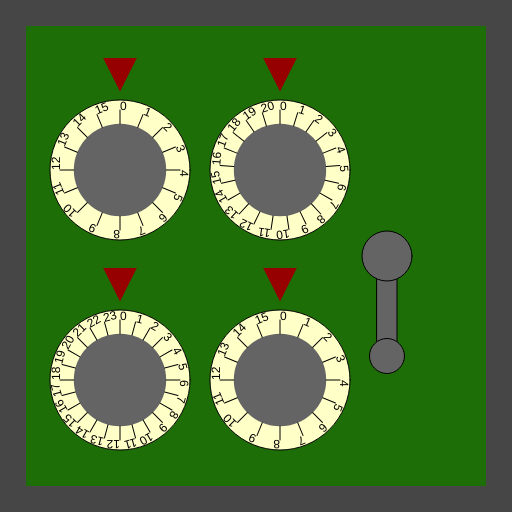
Frame 1 (no input)
Frame 60 (no input): identical to frame 1, image omitted
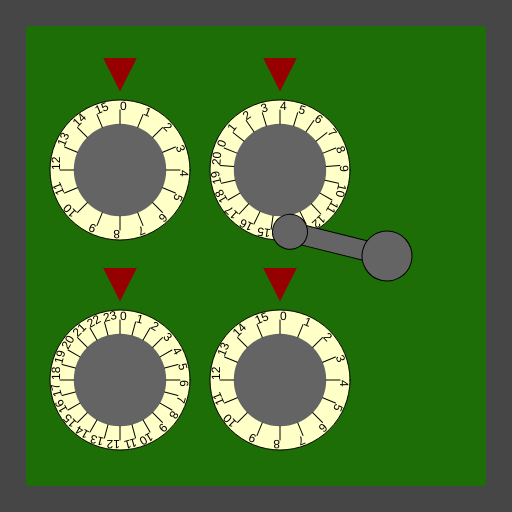
Frame 120 (the mouse pressed at the canvas centre since frame 60)

The p5.js sketch that drew these frames (run headless with seeded random() and noise() and a simulated clock; from frame 60 on, the mouse is pressed at the canvas centre):

// p5.js sketch
// ── sketch.js
/*

Officer: 9645752
CaseNum: 303-2-60962088-9645752

Case 303 - The Case of the Crooked Attorney
Stage 3 - The Gates Bank

I’ve made an appointment for you at the Gates Bank to retrieve your safe deposit box from the vault.
Actually you will break into Torvalds’ one.

Crack the safe by doing the following:

	When the mouse button is released:
	- Make secure_safe_key_a equal to the value of mouseY
	- Use the 'max' function to prevent secure_safe_key_a from falling below 2

	Whilst the mouse is being dragged:
	- Decrement secure_safe_key_b by 3
	- Use the 'max' function to prevent secure_safe_key_b from falling below 2

	When the mouse button is pressed:
	- Make secure_safe_key_c equal to the value of mouseY
	- Use the 'max' function to prevent secure_safe_key_c from falling below 4

	When any key is pressed:
	- Increment secure_safe_key_d by 3
	- Use the 'min' function to prevent secure_safe_key_d from going above 11

	When the mouse button is pressed:
	- Make secure_safe_key_e equal to the value of mouseX
	- Use the 'max' function to prevent secure_safe_key_e from falling below 17



This time you'll need to create the relevant event handlers yourself.

There are many possible ways of investigating this case, but you
should use ONLY the following commands:

	- The assignment operator aka. the equals sign !
	- mouseX, mouseY
	- Incrementing +=
	- Decrementing -=
	- min, max
	- constrain

*/

//declare the variables

var secure_safe_key_a;
var secure_safe_key_b;
var secure_safe_key_c;
var secure_safe_key_d;
var secure_safe_key_e;


function preload()
{
	//IMAGES WILL BE LOADED HERE

}

function setup()
{
	createCanvas(512,512);

	//initialise the variables
	secure_safe_key_a = 0;
	secure_safe_key_b = 0;
	secure_safe_key_c = 0;
	secure_safe_key_d = 0;
	secure_safe_key_e = 0;

}

///////////////////EVENT HANDLERS///////////////////

//Create event handlers here to open the safe ...



/*	When the mouse button is released:
	- Make secure_safe_key_a equal to the value of mouseY
	- Use the 'max' function to prevent secure_safe_key_a from falling below 2 */

function mouseReleased()
{
	console.log("mouseReleased", mouseX, mouseY);
    secure_safe_key_a = mouseY;
    secure_safe_key_a = max(secure_safe_key_a, 2);


}
/* Whilst the mouse is being dragged:
	- Decrement secure_safe_key_b by 3
	- Use the 'max' function to prevent secure_safe_key_b from falling below 2 */
function mouseDragged()
{
	console.log("mouseDragged", mouseX, mouseY);
    secure_safe_key_b -= 3;
    secure_safe_key_b = max(secure_safe_key_b, 2);

}


/*	When the mouse button is pressed:
	- Make secure_safe_key_c equal to the value of mouseY
	- Use the 'max' function to prevent secure_safe_key_c from falling below 4 */

/*
	When the mouse button is pressed:
	- Make secure_safe_key_e equal to the value of mouseX
	- Use the 'max' function to prevent secure_safe_key_e from falling below 17 */

function mousePressed()
{
	console.log("mousePressed", mouseX, mouseY);
    secure_safe_key_c = mouseY;
    secure_safe_key_c = max(secure_safe_key_c, 4);
    secure_safe_key_e = mouseX;
    secure_safe_key_e = max(secure_safe_key_e, 17);

}

/*  When any key is pressed:
	- Increment secure_safe_key_d by 3
	- Use the 'min' function to prevent secure_safe_key_d from going above 11
    */
function keyPressed()
{
	console.log("keyPressed");
    secure_safe_key_d += 3;
    secure_safe_key_d = min(secure_safe_key_d, 11);

}




///////////////DO NOT CHANGE CODE BELOW THIS POINT///////////////////

function draw()
{

	//Draw the safe door
	background(70);
	noStroke();
	fill(29,110,6);
	rect(26,26,width-52,width-52);

	//Draw the combination dials
	push();
	translate(120,170);
	drawDial(140,secure_safe_key_a, 16);
	pop();

	push();
	translate(120,380);
	drawDial(140,secure_safe_key_b, 24);
	pop();

	push();
	translate(280,170);
	drawDial(140,secure_safe_key_c, 21);
	pop();

	push();
	translate(280,380);
	drawDial(140,secure_safe_key_d, 16);
	pop();

	//Draw the lever
	push();
	translate(width - 125,256);
	drawLever(secure_safe_key_e);
	pop();


}

function drawDial(diameter,num,maxNum)
{
	//the combination lock

	var r = diameter * 0.5;
	var p = r * 0.6;

	stroke(0);
	fill(255,255,200);
	ellipse(0,0,diameter,diameter);
	fill(100);
	noStroke();
	ellipse(0,0,diameter*0.66,diameter*0.66);
	fill(150,0,0);
	triangle(
		-p * 0.4,-r-p,
		p * 0.4,-r-p,
		0,-r-p/5
	);

	noStroke();

	push();
	var inc = 360/maxNum;

	rotate(radians(-num * inc));
	for(var i = 0; i < maxNum; i++)
	{
		push();
		rotate(radians(i * inc));
		stroke(0);
		line(0,-r*0.66,0,-(r-10));
		noStroke();
		fill(0);
		text(i,0,-(r-10));
		pop();
	}

	pop();
}

function drawLever(rot)
{
	push();
	rotate(radians(-rot))
	stroke(0);
	fill(100);
	rect(-10,0,20,100);
	ellipse(0,0,50,50);
	ellipse(0,100,35,35);
	pop();
}
